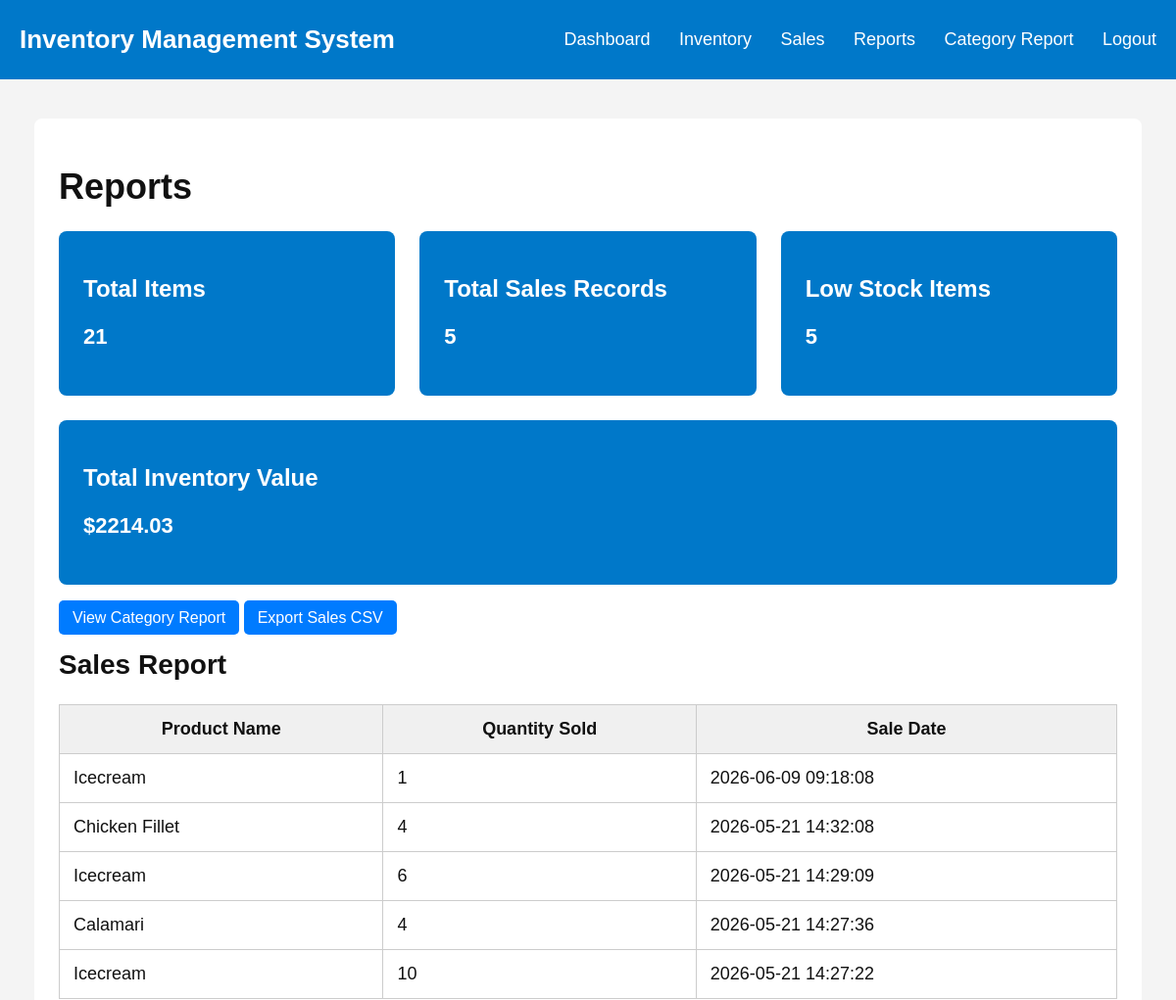
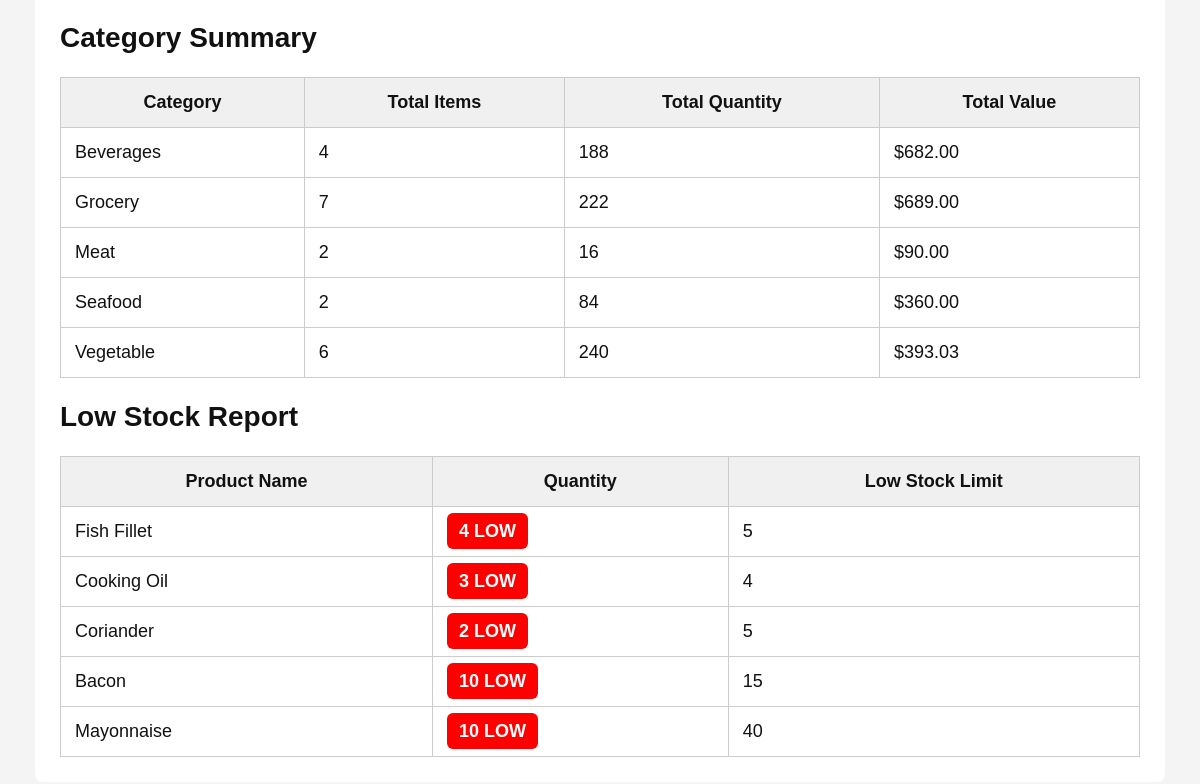
Page /reports on the committed database (2 pictures, top to bottom).
### tables this page shows
CREATE TABLE sales (
            id INTEGER PRIMARY KEY AUTOINCREMENT,
            product_name TEXT,
            quantity_sold INTEGER,
            sale_date TIMESTAMP DEFAULT CURRENT_TIMESTAMP
        );

CREATE TABLE inventory (
            id INTEGER PRIMARY KEY AUTOINCREMENT,
            product_name TEXT,
            quantity INTEGER,
            category TEXT,
            low_stock_limit INTEGER
        , unit_price REAL DEFAULT 0);

### app.py (the view)
@app.route("/reports")
def reports():
    conn = get_db_connection()
    total_items = conn.execute("SELECT COUNT(*) FROM inventory").fetchone()[0]
    total_sales = conn.execute("SELECT COUNT(*) FROM sales").fetchone()[0]
    total_inventory_value = conn.execute("""
        SELECT SUM(quantity * unit_price) FROM inventory
    """).fetchone()[0] or 0
    low_stock_items = conn.execute("""
        SELECT * FROM inventory
        WHERE quantity <= low_stock_limit
    """).fetchall()
    sales_records = conn.execute("""
        SELECT * FROM sales
        ORDER BY id DESC
    """).fetchall()
    category_data = conn.execute("""
        SELECT category,
               COUNT(*) AS total_items,
               SUM(quantity) AS total_quantity,
               SUM(quantity * unit_price) AS total_value
        FROM inventory
        GROUP BY category
    """).fetchall()
    conn.close()
    return render_template(
        "reports.html",
        total_items=total_items,
        total_sales=total_sales,
        total_inventory_value=total_inventory_value,
        low_stock_items=low_stock_items,
        sales_records=sales_records,
        category_data=category_data
    )

### app.py (called while the page is built)
def get_db_connection():
    conn = sqlite3.connect(DATABASE)
    conn.row_factory = sqlite3.Row
    return conn

### templates/reports.html
{% extends "base.html" %}
{% block content %}
<h1>Reports</h1>
<div class="cards">
    <div class="card">
        <h2>Total Items</h2>
        <p>{{ total_items }}</p>
    </div>
    <div class="card">
        <h2>Total Sales Records</h2>
        <p>{{ total_sales }}</p>
    </div>
    <div class="card">
        <h2>Low Stock Items</h2>
        <p>{{ low_stock_items|length }}</p>
    </div>
    <div class="card">
        <h2>Total Inventory Value</h2>
        <p>${{ "%.2f"|format(total_inventory_value) }}</p>
    </div>
</div>
<div class="action-row">
    <a class="btn" href="{{ url_for('category_report') }}">View Category Report</a>
    <a class="btn" href="{{ url_for('export_sales') }}">Export Sales CSV</a>
</div>
<h2>Sales Report</h2>
<table>
    <tr>
        <th>Product Name</th>
        <th>Quantity Sold</th>
        <th>Sale Date</th>
    </tr>
    {% for sale in sales_records %}
    <tr>
        <td>{{ sale.product_name }}</td>
        <td>{{ sale.quantity_sold }}</td>
        <td>{{ sale.sale_date }}</td>
    </tr>
    {% else %}
    <tr>
        <td colspan="3">No sales records available</td>
    </tr>
    {% endfor %}
</table>
<h2>Category Summary</h2>
<table>
    <tr>
        <th>Category</th>
        <th>Total Items</th>
        <th>Total Quantity</th>
        <th>Total Value</th>
    </tr>
    {% for row in category_data %}
    <tr>
        <td>{{ row.category }}</td>
        <td>{{ row.total_items }}</td>
        <td>{{ row.total_quantity }}</td>
        <td>${{ "%.2f"|format(row.total_value or 0) }}</td>
    </tr>
    {% else %}
    <tr>
        <td colspan="4">No category data available</td>
    </tr>
    {% endfor %}
</table>
<h2>Low Stock Report</h2>
<table>
    <tr>
        <th>Product Name</th>
        <th>Quantity</th>
        <th>Low Stock Limit</th>
    </tr>
    {% for item in low_stock_items %}
    <tr>
        <td>{{ item.product_name }}</td>
        <td><span class="badge-low">{{ item.quantity }} LOW</span></td>
        <td>{{ item.low_stock_limit }}</td>
    </tr>
    {% else %}
    <tr>
        <td colspan="3">No low stock items</td>
    </tr>
    {% endfor %}
</table>
{% endblock %}

### static/style.css (style rules this page uses)
body { margin: 0; font-family: Arial, sans-serif; background: #f4f4f4; color: #111; }
h1 { font-size: 36px; }
h2 { font-size: 28px; }
.cards { display: flex; gap: 25px; margin-bottom: 25px; flex-wrap: wrap; }
.card { background-color: #0078c9; color: white; flex: 1; min-width: 220px; padding: 25px; border-radius: 8px; }
.card h2 { font-size: 24px; }
.card p { font-size: 22px; font-weight: bold; }
table { width: 100%; border-collapse: collapse; margin-top: 20px; }
th { background: #f0f0f0; font-weight: bold; }
th, td { border: 1px solid #ccc; padding: 14px; font-size: 18px; }
button, .btn { background: #007bff; color: white; border: none; padding: 9px 14px; text-decoration: none; border-radius: 5px; cursor: pointer; font-size: 16px; }
.badge-low { background: red; color: white; padding: 8px 12px; border-radius: 6px; font-weight: bold; }
.action-row { margin-bottom: 15px; }

### rows in the picture
sales: product_name "Icecream", quantity_sold "1", sale_date "2026-06-09 09:18:08"
sales: product_name "Chicken Fillet", quantity_sold "4", sale_date "2026-05-21 14:32:08"
sales: product_name "Icecream", quantity_sold "6", sale_date "2026-05-21 14:29:09"
sales: product_name "Calamari", quantity_sold "4", sale_date "2026-05-21 14:27:36"
sales: product_name "Icecream", quantity_sold "10", sale_date "2026-05-21 14:27:22"
inventory: product_name "Fish Fillet", quantity "4", low_stock_limit "5"
inventory: product_name "Cooking Oil", quantity "3", low_stock_limit "4"
inventory: product_name "Coriander", quantity "2", low_stock_limit "5"
inventory: product_name "Bacon", quantity "10", low_stock_limit "15"
inventory: product_name "Mayonnaise", quantity "10", low_stock_limit "40"

### other values in the picture
{{ total_items }} "21"
{{ total_sales }} "5"
{{ low_stock_items|length }} "5"
{{ "%.2f"|format(total_inventory_value) }} "2214.03"
{{ row.category }} "Beverages" "Grocery" "Meat" "Seafood" "Vegetable"
{{ row.total_items }} "4" "7" "2" "2" "6"
{{ row.total_quantity }} "188" "222" "16" "84" "240"
{{ "%.2f"|format(row.total_value or 0) }} "682.00" "689.00" "90.00" "360.00" "393.03"
